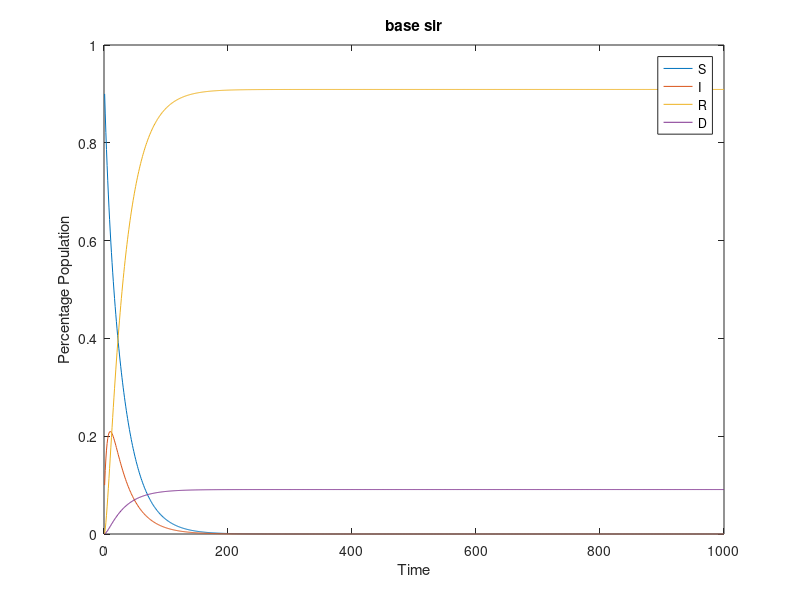

This figure's MATLAB source:
% The following matrix implements the SIR dynamics example from Chapter 9.3
% of the textbook.
A = [0.95 0.04 0 0; 0.05 0.85 0 0; 0 0.1 1 0; 0 0.01 0 1];

% The following matrix is needed to use the lsim function to simulate the
% system in question
B = zeros(4,1);

% initial conditions (i.e., values of S, I, R, D at t=0).
x0 = [0.9 0.1 0 0];

% Here is a compact way to simulate a linear dynamical system.
% Type 'help ss', 'help lsim', etc., to learn about how these functions work!!
sys_sir_base = ss(A,B,eye(4),zeros(4,1),1);
Y = lsim(sys_sir_base,zeros(1000,1),linspace(0,999,1000),x0);

% plot the output trajectory
figure
plot(Y);
title("base sir")
legend('S','I','R','D');
xlabel('Time')
ylabel('Percentage Population');